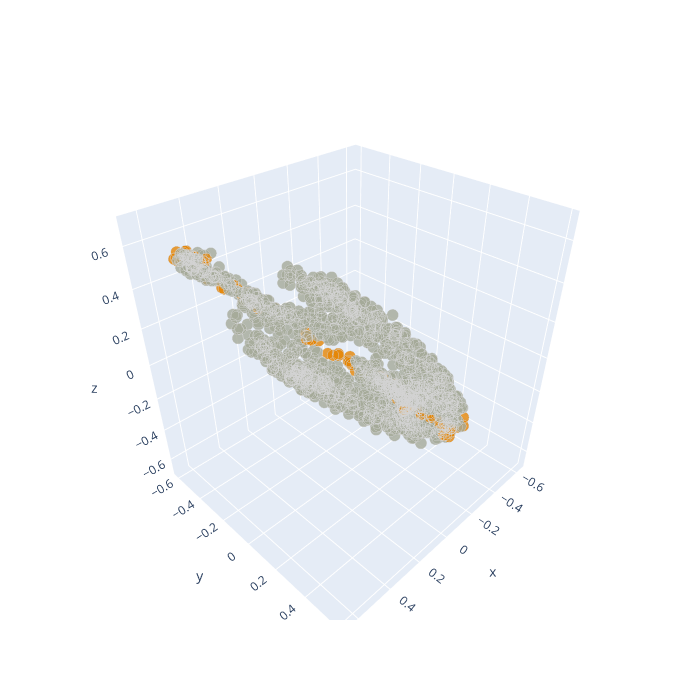

Notebook cell for this chart:
### Code cell
import plotly.graph_objects as go
import plotly.express as px

fig = go.Figure(data=[go.Scatter3d(
    x=emb[:,0],
    y=emb[:,1],
    z=emb[:,2],
    mode='markers',
    text=list(reidx2label.values()),
    marker=dict(
        size=4,
        color=y,                # set color to an array/list of desired values
        colorscale=px.colors.qualitative.Vivid_r,
        line=dict(
                color='lightgrey',
                width=0.01,
        ),
        opacity=0.8
    )
)])
# increase fig sizze
fig.update_layout(
    width=700,
    height=700,
)
fig.show()

### Figure 1 — Plotly figure (JSON) as saved in the notebook; plotly's stock layout.template omitted (floating-point values rounded to 4 significant figures; data arrays with more than 128 entries replaced by an {"elided": "..."} marker saying what was removed)
{"data": [{"marker": {"color": {"elided": "1523 int values"}, "colorscale": [[0, "rgb(165, 170, 153)"], [0.1, "rgb(237, 100, 90)"], [0.2, "rgb(118, 78, 159)"], [0.3, "rgb(47, 138, 196)"], [0.4, "rgb(218, 165, 27)"], [0.5, "rgb(36, 121, 108)"], [0.6, "rgb(204, 97, 176)"], [0.7, "rgb(153, 201, 69)"], [0.8, "rgb(82, 188, 163)"], [0.9, "rgb(93, 105, 177)"], [1, "rgb(229, 134, 6)"]], "line": {"color": "lightgrey", "width": 0.01}, "opacity": 0.8, "size": 4}, "mode": "markers", "text": {"elided": "1523 str values"}, "type": "scatter3d", "x": {"elided": "1523 float values"}, "y": {"elided": "1523 float values"}, "z": {"elided": "1523 float values"}}], "layout": {"height": 700, "width": 700}}
